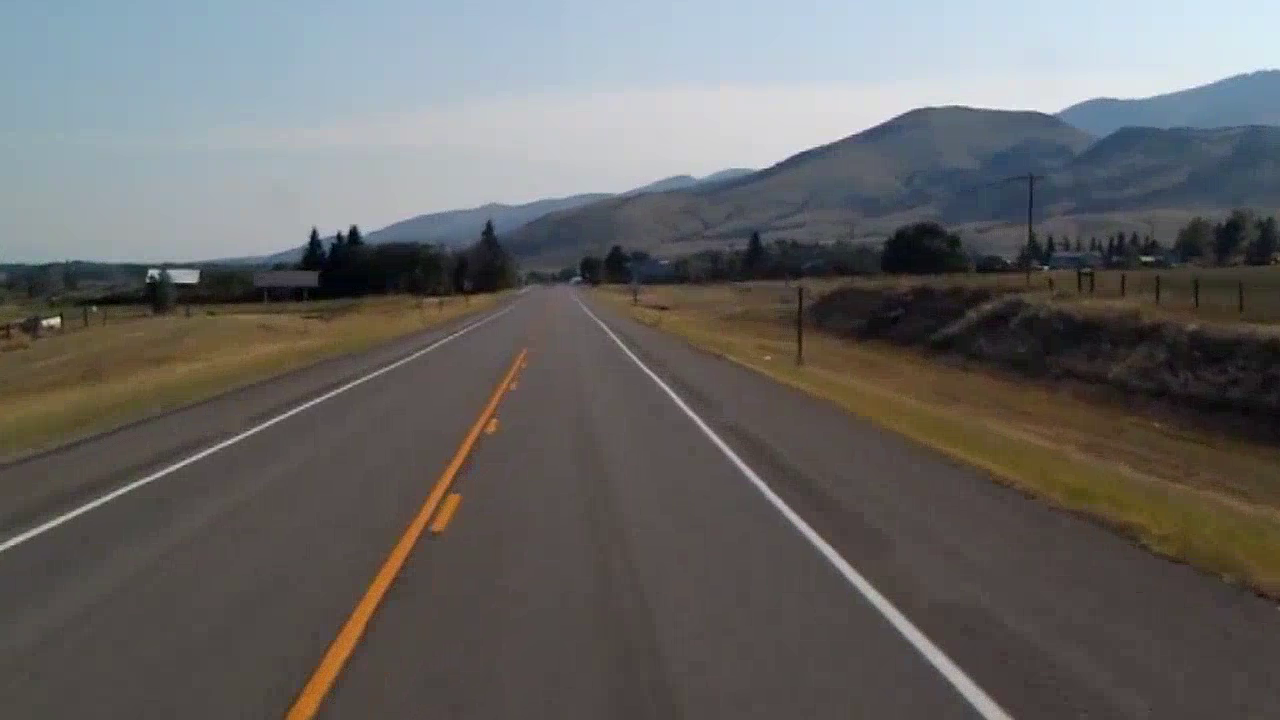
#> input picture frame 129 of test_video.mp4, 1280 x 720 px
$ jupyter execute 'Lane detection in a video.ipynb'
#> lines starting #> are read from the running program, lines starting #| are printed output that depends on the picture; after the words box and inside, x2 and y2 are one past the last pixel; in counts of white or black regions, pixels touching at a corner belong together
#> further down, frame is the input picture: shape (720, 1280, 3); mean B, G, R 100.9, 101.9, 103
## Lane detection in a video

[cell 1]
import cv2
import numpy as np

def make_coordinates(image, line_parameters):
	slope, intercept = line_parameters
	y1 = image.shape [0]
	y2 = int(y1*(3/5))
	x1 = int((y1 - intercept)/slope)
	x2 = int((y2 - intercept)/slope)
	return np.array([x1, y1, x2, y2])

def average_slope_intercept(image, lines):
	left_lane = []
	right_lane = []
	for line in lines:
		x1, y1, x2, y2 = line.reshape(4)
		parameters = np.polyfit((x1, x2), (y1, y2), 1)
		slope = parameters[0]
		intercept = parameters[1]
		if slope < 0:
			left_lane.append((slope, intercept))
		else:
			right_lane.append((slope, intercept))
	left_lane_average = np.average(left_lane, axis=0)
	right_lane_average = np.average(right_lane, axis = 0)
	left_line = make_coordinates(image, left_lane_average)
	right_line = make_coordinates(image, right_lane_average)
	return np.array([left_line, right_line])

def canny(image):
	gray = cv2.cvtColor(image, cv2.COLOR_RGB2GRAY)
	blur= cv2.GaussianBlur(gray, (5, 5),0)
	canny = cv2.Canny (blur, 50, 150)
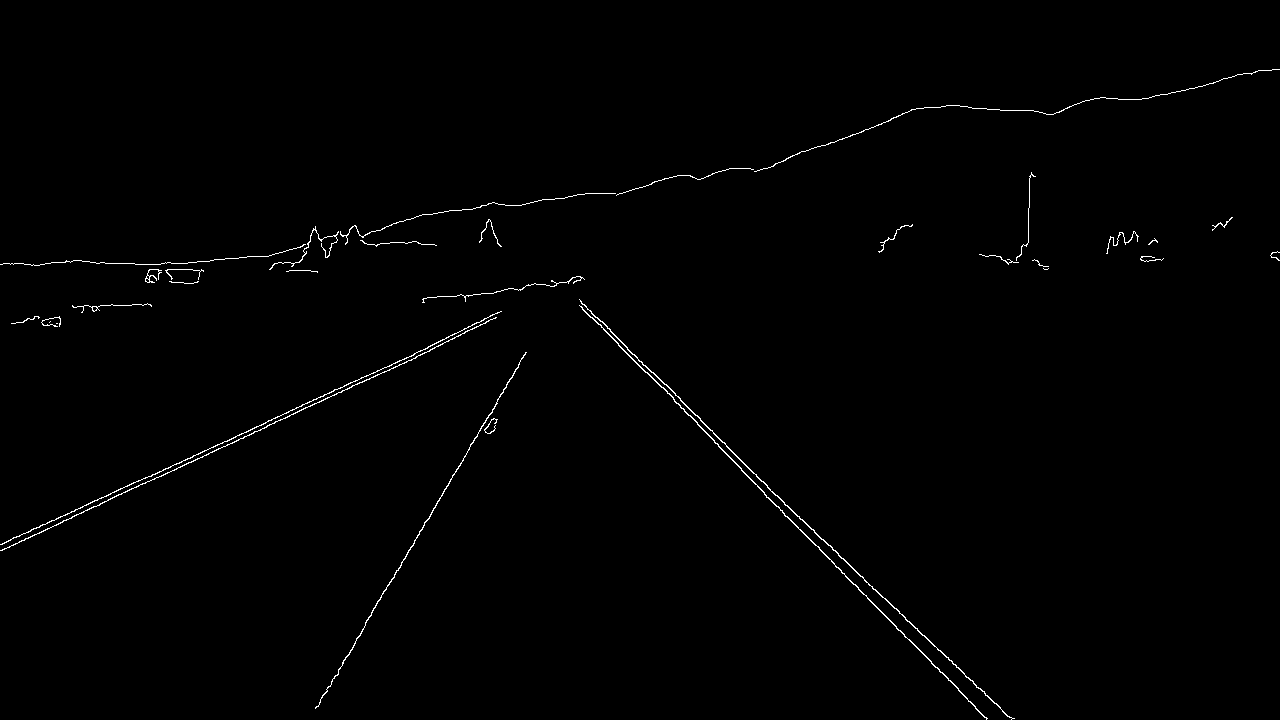
#> canny: shape (720, 1280); 0.69% white in thin lines or dots
	return canny

def draw_lines(image, lines):
	line_image = np.zeros_like(image)
	if lines is not None:
		for x1, y1, x2, y2 in lines:
			cv2.line(line_image, (x1, y1), (x2, y2), (255, 0, 0), 10)
	return line_image

def region_of_interest(image):
	height= image.shape[0]
	triangle = np.array([[(200, height ), (1100, height), (550, 250)]])
	mask = np.zeros_like(image)
	cv2.fillPoly(mask, triangle, 255)
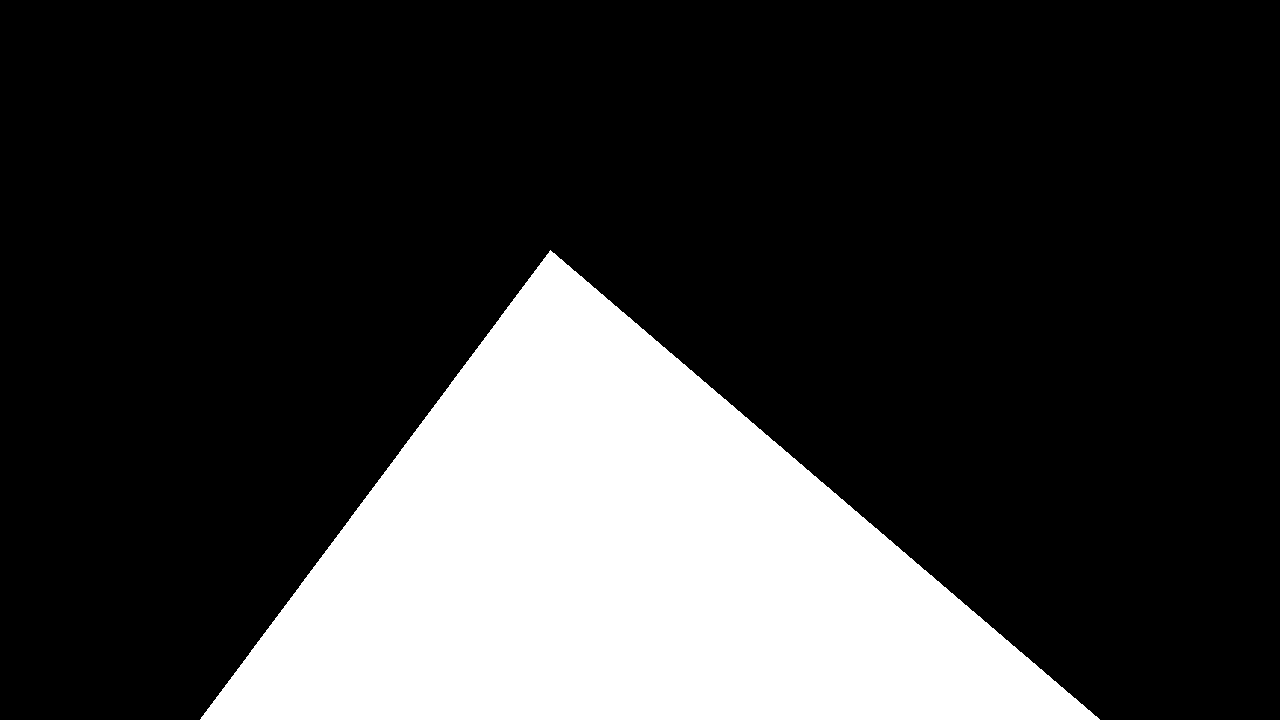
#> mask: shape (720, 1280); 23% white; 1 white region, box (x1, y1, x2, y2) and area: (200, 250, 1100, 720) 211775
	masked_image = cv2.bitwise_and(image, mask)
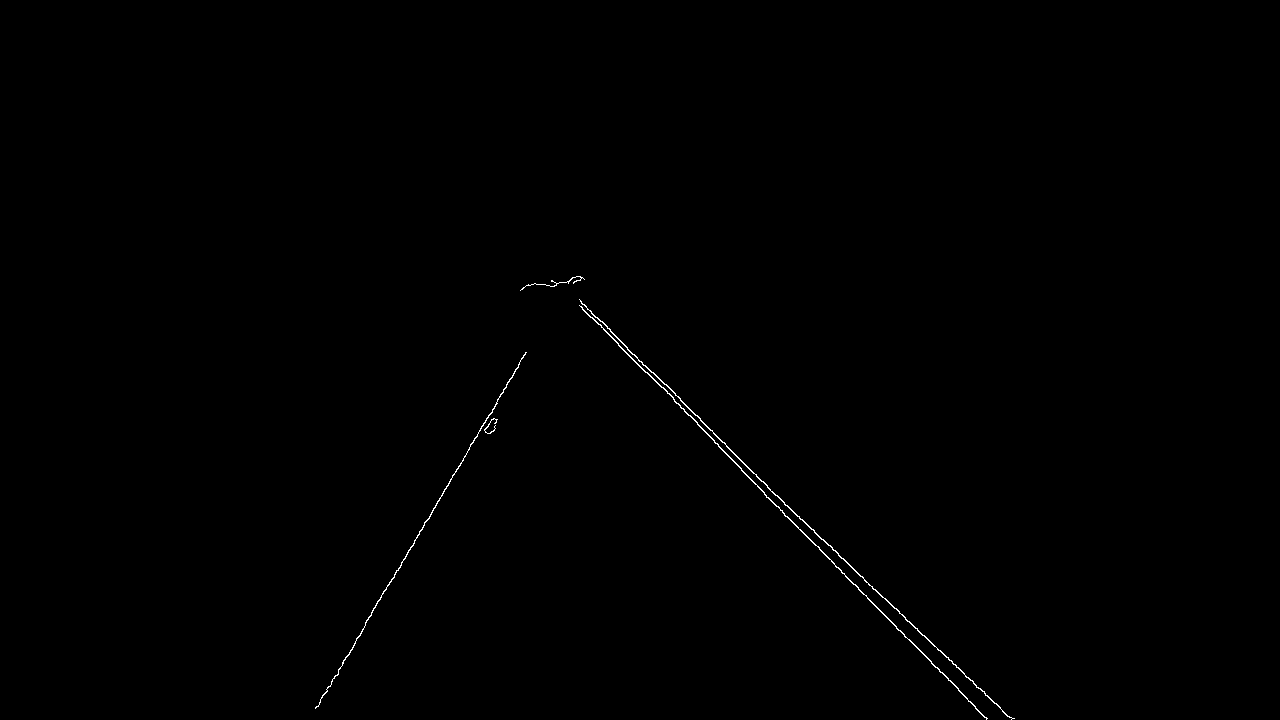
#> masked_image: shape (720, 1280); 0.25% white in thin lines or dots, all inside (x1, y1, x2, y2) = (315, 276, 1015, 720)
	return masked_image

video = cv2.VideoCapture('test_video.mp4')

while(video.isOpened()):
    _, frame = video.read()

    canny_image = canny(frame)

    roi_image= region_of_interest(canny_image)

    lines = cv2.HoughLinesP(roi_image, 2, np.pi/180, 100, np.array([]), minLineLength=40, maxLineGap=5)
#> lines = 16 rows, first 6: [690, 410, 747, 466], [789, 518, 873, 604], [365, 623, 469, 449], [853, 569, 973, 681], [886, 616, 942, 673], [663, 387, 729, 457]

    averaged_lines = average_slope_intercept(frame, lines)
#> the loop in average_slope_intercept, `for line in lines:` made 16 passes
#> (x1, y1, x2, y2, slope, intercept) on passes 1 to 8: (690, 410, 747, 466, 0.982, -267.9), (789, 518, 873, 604, 1.02, -289.8), (365, 623, 469, 449, -1.67, 1233.7), (853, 569, 973, 681, 0.933, -227.1), (886, 616, 942, 673, 1.02, -285.8), (663, 387, 729, 457, 1.06, -316.2), (579, 299, 627, 347, 1, -280), (726, 446, 852, 568, 0.968, -257)
#> after the loop in average_slope_intercept, `for line in lines:`: left_lane = [(-1.67, 1233.7), (-1.68, 1235), (-1.72, 1252.1)]; right_lane = [(0.982, -267.9), (1.02, -289.8), (0.933, -227.1), (1.02, -285.8), (1.06, -316.2), (1, -280), (0.968, -257), (1, -274), (1.03, -299.2), (0.979, -266.8), (0.931, -223.7), (1.02, -290.9), (1.06, -314.9)]
#> in average_slope_intercept, `left_lane_average = np.average(left_lane, axis=0)`: left_lane_average = [-1.69, 1240.2]
#> in average_slope_intercept, `right_lane_average = np.average(right_lane, axis = 0)`: right_lane_average = [1, -276.4]
#> in make_coordinates, `slope, intercept = line_parameters`: slope = -1.69; intercept = 1240.2
#> in make_coordinates, `x1 = int((y1 - intercept)/slope)`: x1 = 307
#> in make_coordinates, `x2 = int((y2 - intercept)/slope)`: x2 = 478
#> in average_slope_intercept, `left_line = make_coordinates(image, left_lane_average)`: left_line = [307, 720, 478, 432]
#> in average_slope_intercept, `right_line = make_coordinates(image, right_lane_average)`: right_line = [995, 720, 707, 432]
#> averaged_lines = [[307, 720, 478, 432], [995, 720, 707, 432]]

    line_image = draw_lines(frame, averaged_lines)
#> the loop in draw_lines, `for x1, y1, x2, y2 in lines:` made 2 passes

    combo_image = cv2.addWeighted(frame, 0.8, line_image, 1, 1)
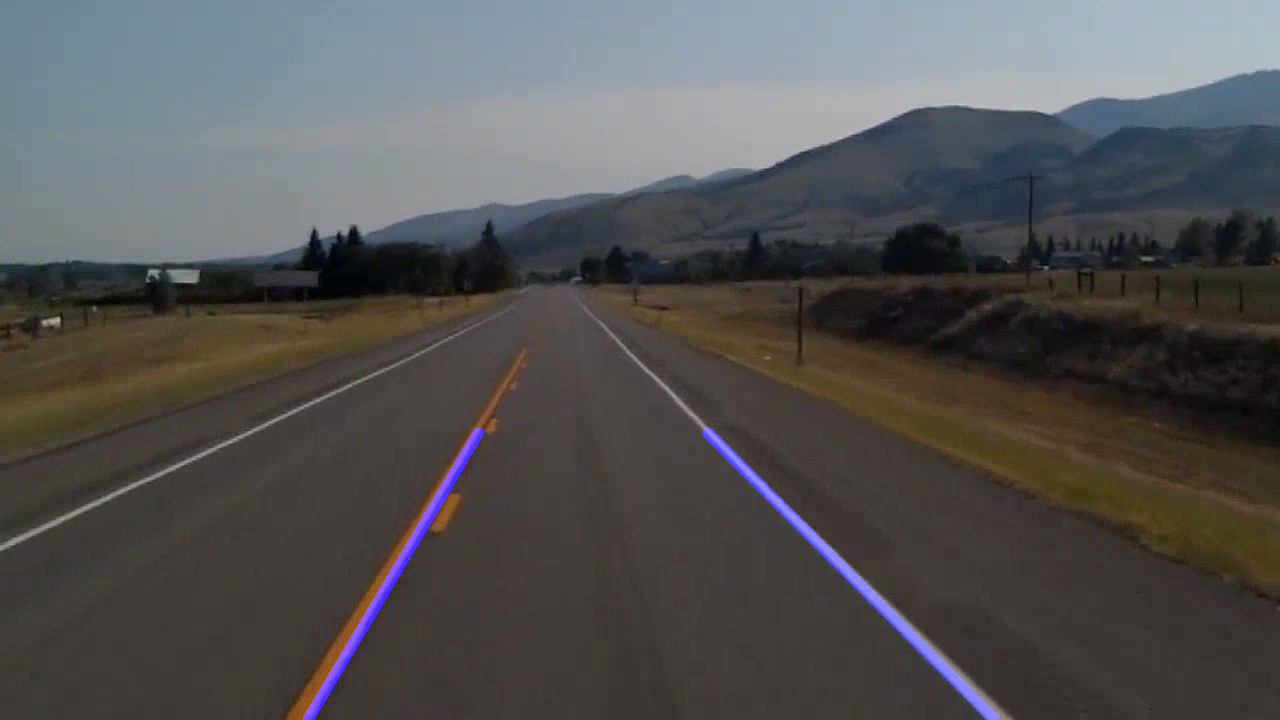
#> combo_image: shape (720, 1280, 3); mean B, G, R 83.3, 82.5, 83.4

    cv2.imshow("result", combo_image)
    if cv2.waitKey(1) & 0xFF == ord('q'):
#> (key q is pressed here)
        break

video.release()
cv2.destroyAllWindows()

$ run again, starting later in the video
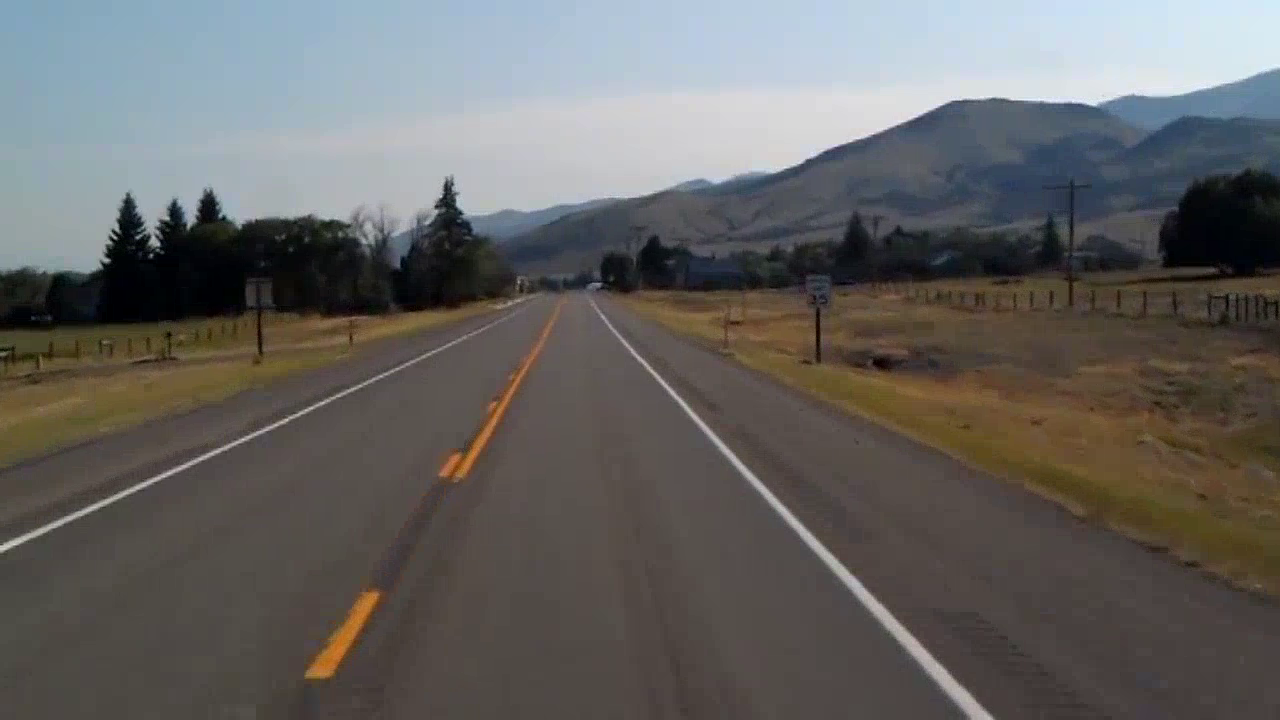
#> input picture frame 582 of test_video.mp4, 1280 x 720 px
#> frame is the input picture: shape (720, 1280, 3); mean B, G, R 98.1, 100, 101.4
#> in canny, `canny = cv2.Canny (blur, 50, 150)`:
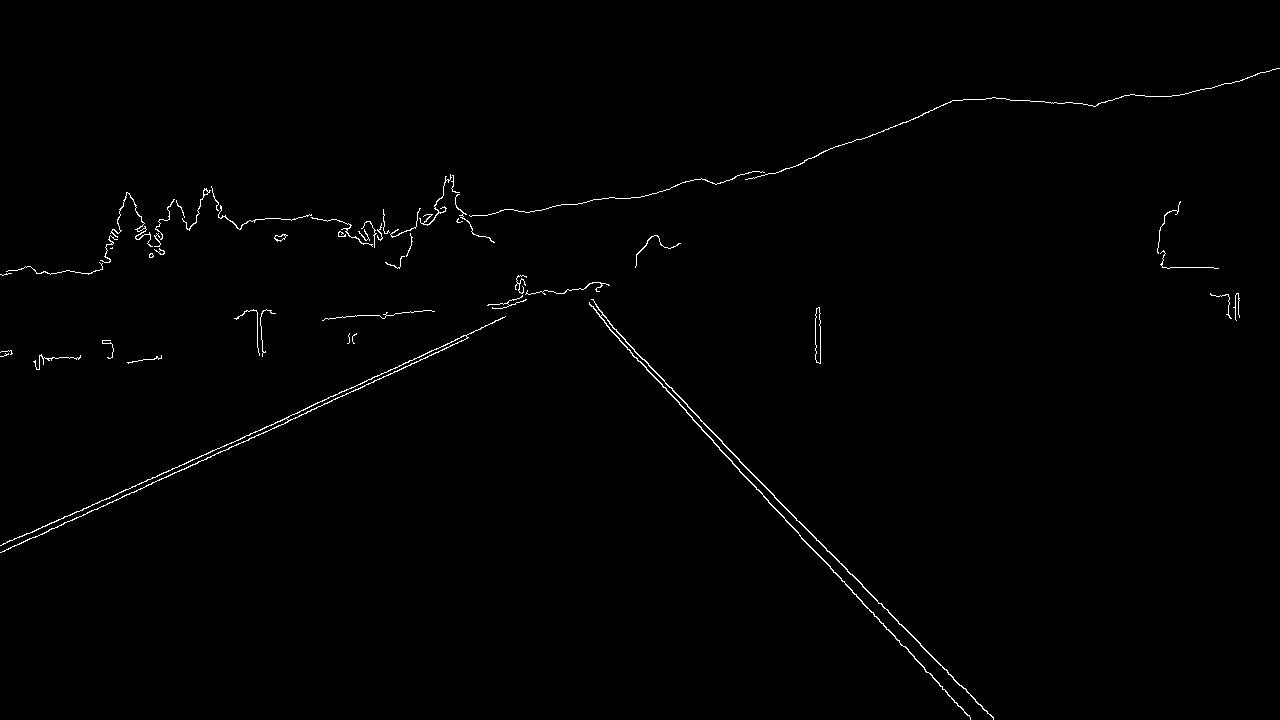
#> canny: shape (720, 1280); 0.71% white in thin lines or dots
#> mask: shape (720, 1280); 23% white; 1 white region, box (x1, y1, x2, y2) and area: (200, 250, 1100, 720) 211775
#> in region_of_interest, `masked_image = cv2.bitwise_and(image, mask)`:
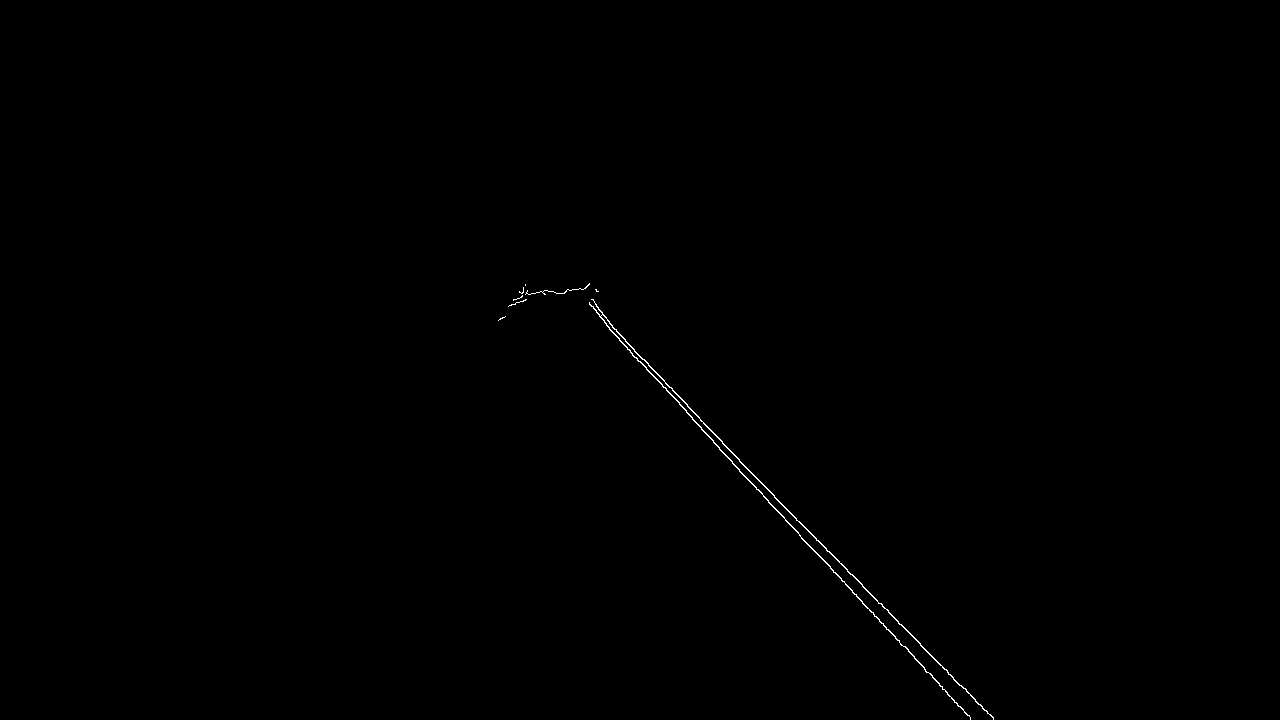
#> masked_image: shape (720, 1280); 0.19% white in thin lines or dots, all inside (x1, y1, x2, y2) = (498, 283, 994, 720)
#> lines = [[806, 542, 970, 717], [739, 461, 862, 584], [897, 620, 993, 719], [654, 376, 756, 489], [607, 320, 676, 394], [722, 443, 774, 495], [746, 477, 792, 527], [868, 591, 923, 647], [890, 631, 947, 692], [604, 322, 651, 374]]
#> the loop in average_slope_intercept, `for line in lines:` made 10 passes
#> (x1, y1, x2, y2, slope, intercept) on passes 1 to 8: (806, 542, 970, 717, 1.07, -318.1), (739, 461, 862, 584, 1, -278), (897, 620, 993, 719, 1.03, -305), (654, 376, 756, 489, 1.11, -348.5), (607, 320, 676, 394, 1.07, -331), (722, 443, 774, 495, 1, -279), (746, 477, 792, 527, 1.09, -333.9), (868, 591, 923, 647, 1.02, -292.8)
#> after the loop in average_slope_intercept, `for line in lines:`: left_lane = []; right_lane = [(1.07, -318.1), (1, -278), (1.03, -305), (1.11, -348.5), (1.07, -331), (1, -279), (1.09, -333.9), (1.02, -292.8), (1.07, -321.5), (1.11, -346.3)]
#> left_lane_average = nan
#> right_lane_average = [1.06, -315.4]
